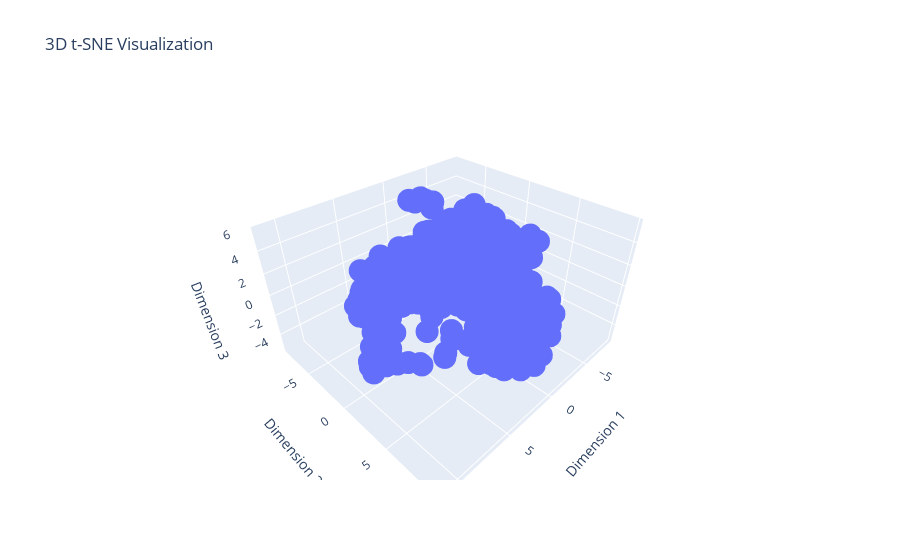

Here is the notebook cell this chart was saved with:
### Markdown cell above
Below is an interactive 3D plot of the TSNE dimensionality reduction of the data.

### Code cell
model = TSNE(n_components=3, random_state=0)
tsne_data = model.fit_transform(b[floats])

# Convert the resulting t-SNE output into a DataFrame for easier plotting
tsne_df = pd.DataFrame(tsne_data, columns=['Dimension 1', 'Dimension 2', 'Dimension 3'])

# Create an interactive 3D scatter plot
fig = px.scatter_3d(tsne_df, x='Dimension 1', y='Dimension 2', z='Dimension 3',
                    title='3D t-SNE Visualization',
                    labels={'Dimension 1': 'Dimension 1', 'Dimension 2': 'Dimension 2', 'Dimension 3': 'Dimension 3'})

fig.show()

### Figure 1 — Plotly figure (JSON) as saved in the notebook; plotly's stock layout.template omitted (floating-point values rounded to 4 significant figures; data arrays with more than 128 entries replaced by an {"elided": "..."} marker saying what was removed)
{"data": [{"hovertemplate": "Dimension 1=%{x}<br>Dimension 2=%{y}<br>Dimension 3=%{z}<extra></extra>", "legendgroup": "", "marker": {"color": "#636efa", "symbol": "circle"}, "mode": "markers", "name": "", "scene": "scene", "showlegend": false, "type": "scatter3d", "x": {"elided": "500 float values"}, "y": {"elided": "500 float values"}, "z": {"elided": "500 float values"}}], "layout": {"legend": {"tracegroupgap": 0}, "scene": {"domain": {"x": [0, 1], "y": [0, 1]}, "xaxis": {"title": {"text": "Dimension 1"}}, "yaxis": {"title": {"text": "Dimension 2"}}, "zaxis": {"title": {"text": "Dimension 3"}}}, "title": {"text": "3D t-SNE Visualization"}}}
